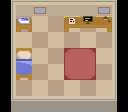

This game map was drawn from its Tiled (.tmx) file and the tilesets committed beside it. A one-line description and the full map source follow:
An orthogonal 8x7 tile map with 16x16 px tiles, 3 tile layers (floor, items, walls).

<map version="1.5" tiledversion="1.7.2" orientation="orthogonal" renderorder="right-down" width="8" height="7" tilewidth="16" tileheight="16" infinite="0" nextlayerid="5" nextobjectid="13">
 <editorsettings>
  <export target="bedroom.json" format="json" />
 </editorsettings>
 <tileset firstgid="1" name="bedroom" tilewidth="16" tileheight="16" tilecount="30" columns="6">
  <image source="bedroom.png" trans="ff00ff" width="96" height="80" />
  <tile id="0">
   <properties>
    <property name="collides" type="bool" value="false" />
   </properties>
  </tile>
  <tile id="1">
   <properties>
    <property name="collides" type="bool" value="false" />
   </properties>
  </tile>
  <tile id="2">
   <properties>
    <property name="collides" type="bool" value="true" />
   </properties>
  </tile>
  <tile id="3">
   <properties>
    <property name="collides" type="bool" value="true" />
   </properties>
  </tile>
  <tile id="4">
   <properties>
    <property name="collides" type="bool" value="true" />
   </properties>
  </tile>
  <tile id="5">
   <properties>
    <property name="collides" type="bool" value="false" />
   </properties>
  </tile>
  <tile id="6">
   <properties>
    <property name="collides" type="bool" value="true" />
   </properties>
  </tile>
  <tile id="7">
   <properties>
    <property name="collides" type="bool" value="false" />
   </properties>
  </tile>
  <tile id="8">
   <properties>
    <property name="collides" type="bool" value="false" />
   </properties>
  </tile>
  <tile id="9">
   <properties>
    <property name="collides" type="bool" value="true" />
   </properties>
  </tile>
  <tile id="10">
   <properties>
    <property name="collides" type="bool" value="true" />
   </properties>
  </tile>
  <tile id="11">
   <properties>
    <property name="collides" type="bool" value="false" />
   </properties>
  </tile>
  <tile id="12">
   <properties>
    <property name="collides" type="bool" value="true" />
   </properties>
  </tile>
  <tile id="13">
   <properties>
    <property name="collides" type="bool" value="false" />
   </properties>
  </tile>
  <tile id="14">
   <properties>
    <property name="collides" type="bool" value="false" />
   </properties>
  </tile>
  <tile id="15">
   <properties>
    <property name="collides" type="bool" value="true" />
   </properties>
  </tile>
  <tile id="16">
   <properties>
    <property name="collides" type="bool" value="true" />
   </properties>
  </tile>
  <tile id="17">
   <properties>
    <property name="collides" type="bool" value="true" />
   </properties>
  </tile>
  <tile id="18">
   <properties>
    <property name="collides" type="bool" value="false" />
   </properties>
  </tile>
  <tile id="19">
   <properties>
    <property name="collides" type="bool" value="false" />
   </properties>
  </tile>
  <tile id="20">
   <properties>
    <property name="collides" type="bool" value="false" />
   </properties>
  </tile>
  <tile id="21">
   <properties>
    <property name="collides" type="bool" value="true" />
   </properties>
  </tile>
  <tile id="22">
   <properties>
    <property name="collides" type="bool" value="true" />
   </properties>
  </tile>
  <tile id="23">
   <properties>
    <property name="collides" type="bool" value="true" />
   </properties>
  </tile>
  <tile id="24">
   <properties>
    <property name="collides" type="bool" value="false" />
   </properties>
  </tile>
  <tile id="25">
   <properties>
    <property name="collides" type="bool" value="false" />
   </properties>
  </tile>
  <tile id="26">
   <properties>
    <property name="collides" type="bool" value="false" />
   </properties>
  </tile>
  <tile id="27">
   <properties>
    <property name="collides" type="bool" value="true" />
   </properties>
  </tile>
  <tile id="28">
   <properties>
    <property name="collides" type="bool" value="true" />
   </properties>
  </tile>
  <tile id="29">
   <properties>
    <property name="collides" type="bool" value="true" />
   </properties>
  </tile>
 </tileset>
 <layer id="1" name="floor" width="8" height="7">
  <data encoding="csv">
0,0,0,0,0,0,0,0,
0,1,2,1,2,1,2,0,
0,2,1,2,1,2,1,0,
0,1,2,1,8,9,2,0,
0,2,1,2,14,15,1,0,
0,1,2,1,2,1,2,0,
0,0,0,0,0,0,0,0
</data>
 </layer>
 <layer id="2" name="items" width="8" height="7">
  <data encoding="csv">
0,0,0,0,0,0,0,0,
0,10,0,0,3,4,5,0,
0,0,0,0,0,0,0,0,
0,7,0,0,0,0,0,0,
0,13,0,0,0,0,0,0,
0,0,0,0,0,0,0,0,
0,0,0,0,0,0,0,0
</data>
 </layer>
 <layer id="4" name="walls" width="8" height="7">
  <data encoding="csv">
16,17,11,17,17,17,11,18,
22,0,0,0,0,0,0,24,
22,0,0,0,0,0,0,24,
22,0,0,0,0,0,0,24,
22,0,0,0,0,0,0,24,
22,0,0,0,0,0,0,24,
28,29,29,29,29,29,29,30
</data>
 </layer>
</map>